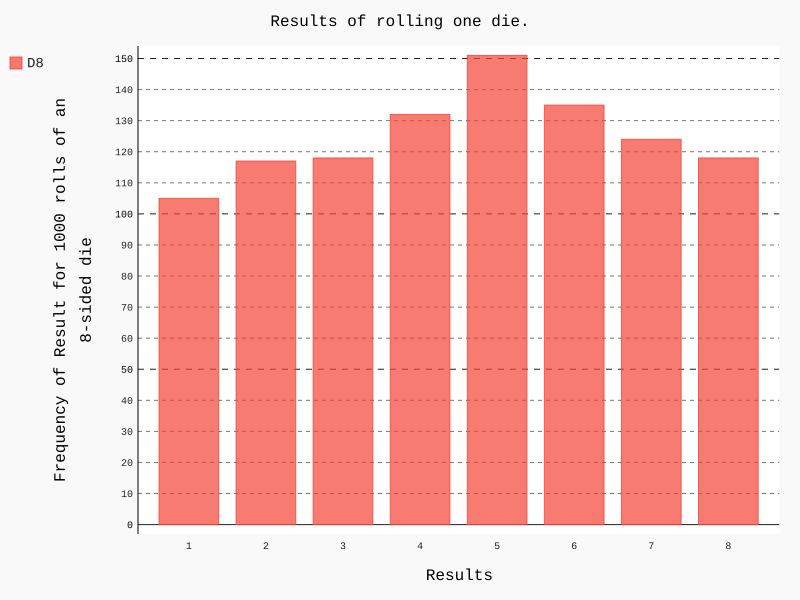

Recreate this plot in Python.
import pygal
from die import Die

# Create a D8
die = Die(8)

while True:
    # Make some rolls and store the results in a list.
    results = []
    for roll_num in range(1000):
        result = die.roll()
        results.append(result)

    # Analyze the results.
    freqs = []
    for value in range(die.smallest, die.num_sides+1):
        freq = results.count(value)
        freqs.append(freq)

    # Visualize the results.
    hist = pygal.Bar()

    hist.title = "Results of rolling one die."
    hist.x_labels = ['1','2','3','4','5','6','7','8']
    hist.x_title = "Results"
    hist.y_title = "Frequency of Result for 1000 rolls of an 8-sided die"

    hist.add('D8', freqs)
    hist.render_to_file('die_visual.svg')

    print(hist.y_title)
    print(hist.x_labels)
    print(freqs)

    # Set shutdown flag, default: off.
    run_again = input("Would you like to run another set? (y/n): ")
    if run_again == 'n':
        break
